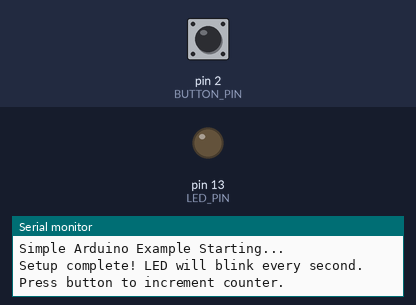
Recording of a sketch running on a simulated Arduino Uno, built with avr-gcc and run on an emulated ATmega328P. On the bench: output pins drawn as LEDs (lit = HIGH), the last lines printed to the serial monitor. The test bench sets the inputs (shaded band); at power-on: pin 2 (BUTTON_PIN) HIGH.

Above: at 2.2 s.
2.3 s: pin 2 (BUTTON_PIN) pulled LOW for 0.15 s
At 3.8 s:
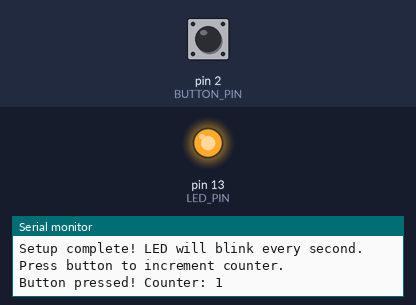
Timing chart, 0 to 11.4 s (numbered marks = the images above; inputs shaded):
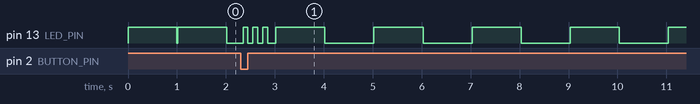

The sketch:

simple_example.ino
```cpp
/*
 * Simple Arduino Example for UniFlash IDE
 * This sketch demonstrates basic Arduino functionality
 */

// Pin definitions
const int LED_PIN = 13;  // Built-in LED on most Arduino boards
const int BUTTON_PIN = 2; // Digital input pin for button

// Variables
int ledState = LOW;
int buttonState = 0;
int lastButtonState = 0;
unsigned long lastDebounceTime = 0;
unsigned long debounceDelay = 50;
int counter = 0;

void setup() {
  // Initialize serial communication
  Serial.begin(9600);
  Serial.println("Simple Arduino Example Starting...");

  // Initialize pins
  pinMode(LED_PIN, OUTPUT);
  pinMode(BUTTON_PIN, INPUT_PULLUP);

  // Turn on LED initially
  digitalWrite(LED_PIN, HIGH);
  delay(1000);
  digitalWrite(LED_PIN, LOW);

  Serial.println("Setup complete! LED will blink every second.");
  Serial.println("Press button to increment counter.");
}

void loop() {
  // Blink LED every second
  static unsigned long lastBlinkTime = 0;
  if (millis() - lastBlinkTime >= 1000) {
    ledState = !ledState;
    digitalWrite(LED_PIN, ledState);
    lastBlinkTime = millis();

    // Print status every 5 seconds
    static int blinkCount = 0;
    blinkCount++;
    if (blinkCount % 5 == 0) {
      Serial.print("System running... Counter: ");
      Serial.println(counter);
    }
  }

  // Button handling with debouncing
  int reading = digitalRead(BUTTON_PIN);

  if (reading != lastButtonState) {
    lastDebounceTime = millis();
  }

  if ((millis() - lastDebounceTime) > debounceDelay) {
    if (reading != buttonState) {
      buttonState = reading;

      if (buttonState == LOW) { // Button pressed (pulled up)
        counter++;
        Serial.print("Button pressed! Counter: ");
        Serial.println(counter);

        // Flash LED 3 times when button is pressed
        for (int i = 0; i < 3; i++) {
          digitalWrite(LED_PIN, HIGH);
          delay(100);
          digitalWrite(LED_PIN, LOW);
          delay(100);
        }
      }
    }
  }

  lastButtonState = reading;

  // Small delay to prevent overwhelming the serial port
  delay(10);
} 
```
